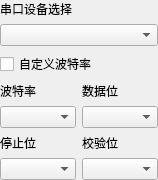
<?xml version="1.0" encoding="UTF-8"?>
<ui version="4.0">
 <class>SAKSerialPortDeviceController</class>
 <widget class="QWidget" name="SAKSerialPortDeviceController">
  <property name="geometry">
   <rect>
    <x>0</x>
    <y>0</y>
    <width>158</width>
    <height>148</height>
   </rect>
  </property>
  <property name="windowTitle">
   <string>串口控制面板</string>
  </property>
  <layout class="QGridLayout" name="gridLayout">
   <property name="leftMargin">
    <number>0</number>
   </property>
   <property name="topMargin">
    <number>0</number>
   </property>
   <property name="rightMargin">
    <number>0</number>
   </property>
   <property name="bottomMargin">
    <number>0</number>
   </property>
   <item row="5" column="0">
    <widget class="QLabel" name="label_4">
     <property name="text">
      <string>停止位</string>
     </property>
    </widget>
   </item>
   <item row="6" column="0">
    <widget class="QComboBox" name="comboBoxStopbits"/>
   </item>
   <item row="5" column="1">
    <widget class="QLabel" name="label_5">
     <property name="text">
      <string>校验位</string>
     </property>
    </widget>
   </item>
   <item row="6" column="1">
    <widget class="QComboBox" name="comboBoxParity"/>
   </item>
   <item row="3" column="0">
    <widget class="QLabel" name="label_2">
     <property name="text">
      <string>波特率</string>
     </property>
    </widget>
   </item>
   <item row="4" column="1">
    <widget class="QComboBox" name="comboBoxDatabits">
     <property name="currentText">
      <string notr="true"/>
     </property>
     <property name="currentIndex">
      <number>-1</number>
     </property>
    </widget>
   </item>
   <item row="2" column="0" colspan="2">
    <widget class="QCheckBox" name="checkBoxCustomBaudrate">
     <property name="text">
      <string>自定义波特率</string>
     </property>
    </widget>
   </item>
   <item row="3" column="1">
    <widget class="QLabel" name="label_3">
     <property name="text">
      <string>数据位</string>
     </property>
    </widget>
   </item>
   <item row="4" column="0">
    <widget class="QComboBox" name="comboBoxBaudrate"/>
   </item>
   <item row="0" column="0" colspan="2">
    <widget class="QLabel" name="label">
     <property name="text">
      <string>串口设备选择</string>
     </property>
    </widget>
   </item>
   <item row="1" column="0" colspan="2">
    <widget class="QComboBox" name="comboBoxSerialports">
     <property name="sizePolicy">
      <sizepolicy hsizetype="Ignored" vsizetype="Fixed">
       <horstretch>0</horstretch>
       <verstretch>0</verstretch>
      </sizepolicy>
     </property>
     <property name="maximumSize">
      <size>
       <width>16777215</width>
       <height>16777215</height>
      </size>
     </property>
    </widget>
   </item>
  </layout>
 </widget>
 <resources/>
 <connections/>
</ui>
